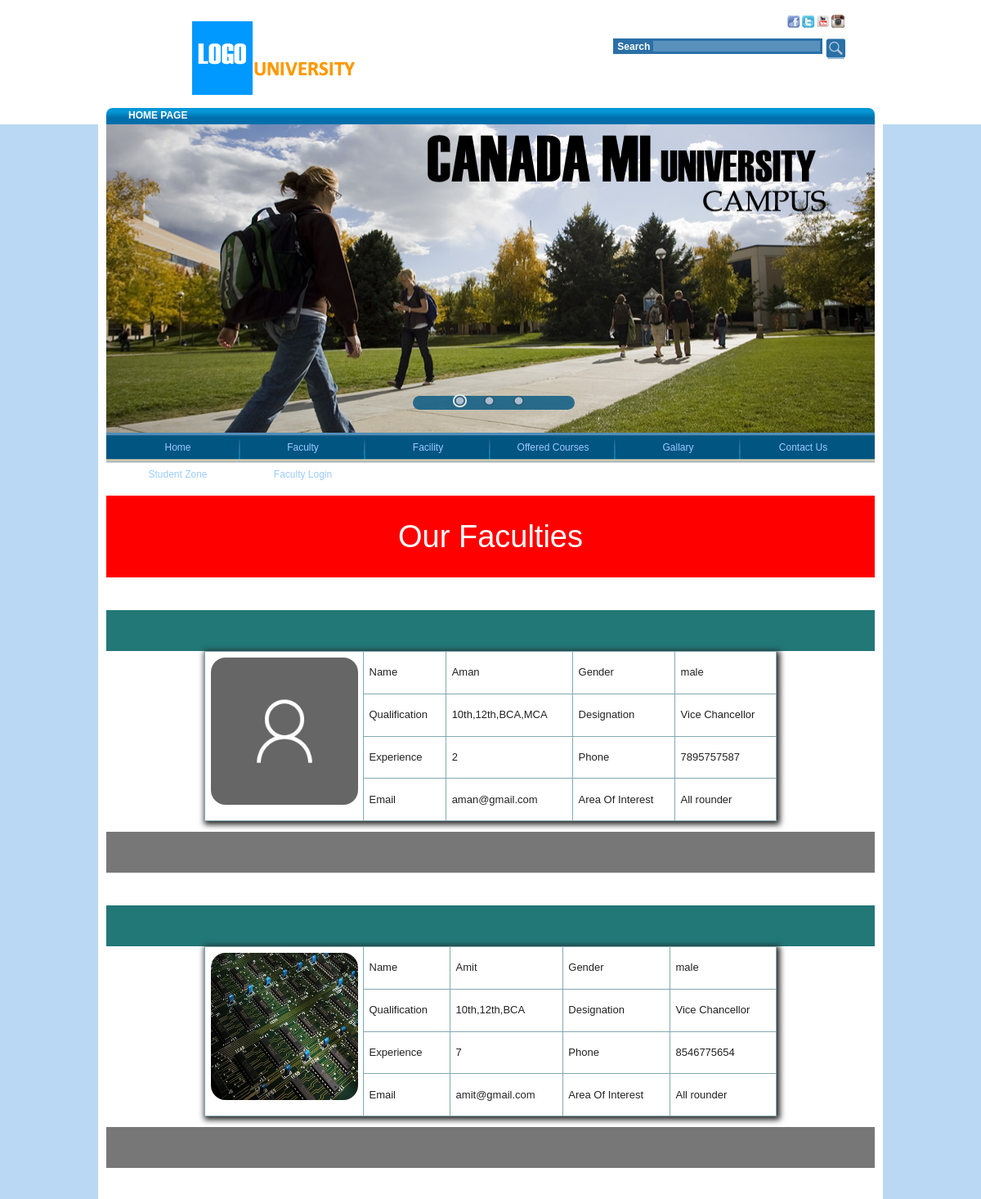
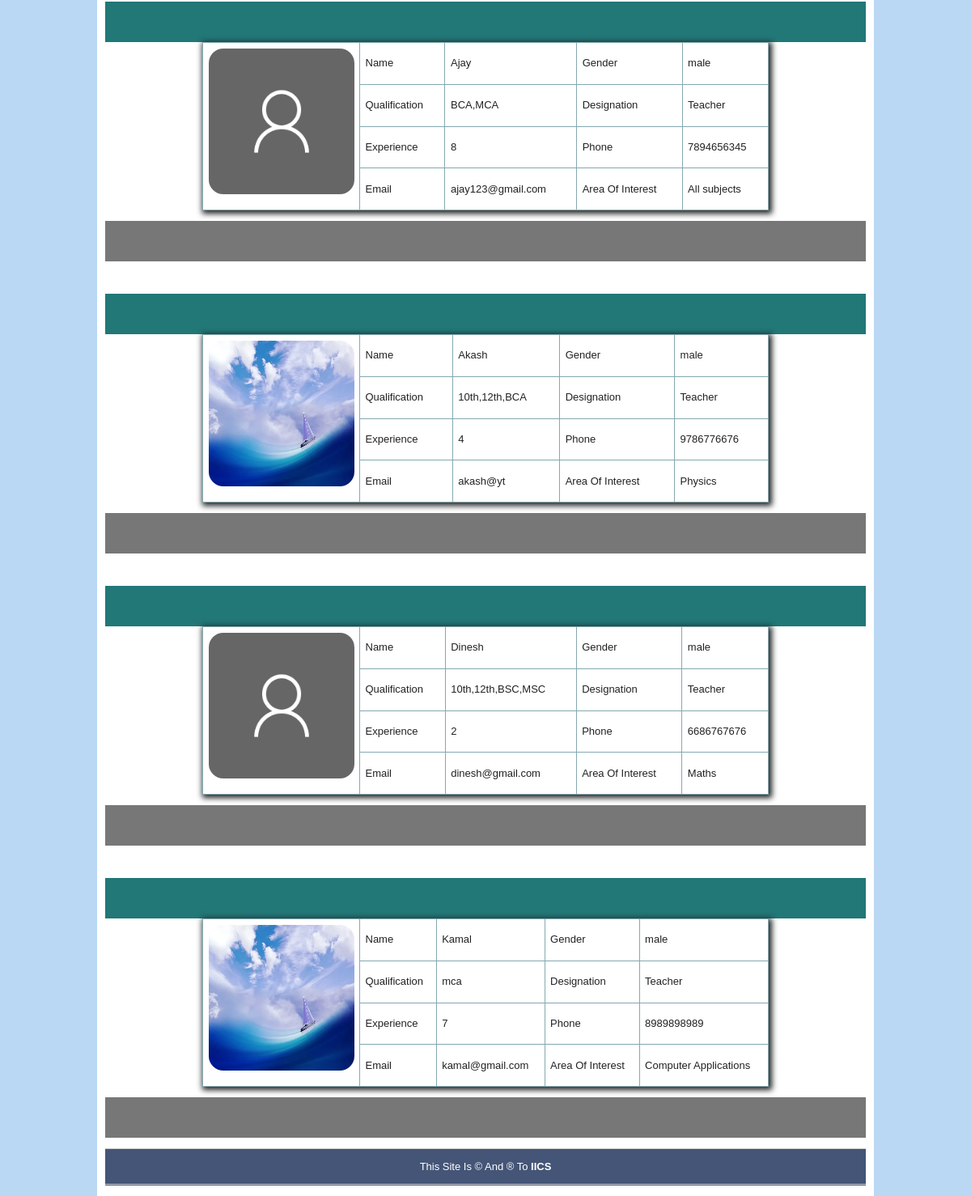
The page /faculty.php on the database its author committed (2 pictures, top to bottom).
### tables this page shows
CREATE TABLE `user` (
  `user_id` int(11) NOT NULL,
  `user_name` varchar(50) NOT NULL,
  `user_deg` varchar(50) NOT NULL,
  `user_phone` varchar(50) NOT NULL,
  `user_email` varchar(50) NOT NULL,
  `user_gen` varchar(57) NOT NULL,
  `user_qual` varchar(45) NOT NULL,
  `user_exp` varchar(78) NOT NULL,
  `user_interest` varchar(89) NOT NULL,
  `user_auth_name` varchar(45) NOT NULL,
  `user_dob` varchar(25) DEFAULT NULL,
  `user_pass` varchar(50) DEFAULT NULL,
  `user_image` varchar(50) DEFAULT NULL,
  `user_status` int(11) NOT NULL DEFAULT 0
);

### faculty.php (the view)
<?php include("includes/header3.php");?>
<div style="background:#FF0000;height:100px;margin-top:40px;line-height:100px;font-size:38px;color:White;">Our Faculties</div>
<?php
  $sql="SELECT *FROM user WHERE user_status=1";
  $rs=mysqli_query($con,$sql);
  while($data=mysqli_fetch_assoc($rs)){
?>
<div style="background:#227777;height:50px;margin-top:40px;"></div>
<div style="margin:0px 120px 0px 120px;box-shadow:2px 2px 7px 2px;">
<table border="1" height="200" width="200">
 <tr>
   <td rowspan="4" height="170" width="170" align="center"><img src="uploads/<?=$data['user_image']?>" style="border-radius:10%;height:180px;width:180px;" ></td>
   <td>Name</td>
   <td><?=$data['user_name']?></td>
   <td>Gender</td>
   <td><?=$data['user_gen']?></td>
 </tr>
 <tr>
   <td>Qualification</td>
   <td><?=$data['user_qual']?></td>
   <td>Designation</td>
   <td><?=$data['user_deg']?></td>
 </tr>
 <tr>
   <td>Experience</td>
   <td><?=$data['user_exp']?></td>
   <td>Phone</td>
   <td><?=$data['user_phone']?></td>
 </tr>
 <tr>
   <td>Email</td>
   <td><?=$data['user_email']?></td>
   <td>Area Of Interest</td>
   <td><?=$data['user_interest']?></td>
 </tr>
</table>
</div>
<div style="background:#777777;height:50px;"></div>
<?php } ?>
<?php include("includes/footer.php");?>

### includes/header3.php (shortened to what this page needs)
 <html>
  <head> <title>University Management</title>
	  <link rel="stylesheet" href="css/mystyle.css"/>
					<link href="plugins/facebox/facebox.css" media="screen" rel="stylesheet" type="text/css"/>
     <link type="text/css" rel="stylesheet" href="css/style1.css" media="all" />
<link type="text/css" rel="stylesheet" href="css/style2.css" media="all" />
<link type="text/css" rel="stylesheet" href="css/style3.css" media="screen" />
<link type="text/css" rel="stylesheet" href="css/style4.css" media="only screen and (max-width: 540px)" />
	      <link type="text/css" href="plugins/calendar/css/smoothness/jquery-ui-1.7.1.custom.css" rel="stylesheet" />
  </head>
	  <center>
<body class="html front not-logged-in no-sidebars page-frontpage tao" >
    <div id="header">
<div id="header-wrapper">
<div class="view view-main-header view-id-main_header view-display-id-main_header_panel_pane view-dom-id-3af75297e8d9c0cb75674b84fce2d69e">
      <div class="view-content">
        <div class="views-row views-row-1 views-row-odd views-row-first views-row-last">
<div class="gwlogo clearfix">
  <div class="field field-name-field-logo field-type-image field-label-hidden"><div class="field-items"><div class="field-item even"><img typeof="foaf:Image" src="images/LOGO.png" width="199" height="90" alt="Canada MI University" title="Canada MI University" /></div></div></div>
 </div>
<div class="right clearfix">
<div class="social-links clearfix">
        <ul>
                          <li>
                  <a href="https://www.facebook.com/" >
                    <img src="images/Facebook.png" />
                  </a>
                </li>
                          <li>
                  <a href="http://twitter.com/" >
                    <img src="images/Twitter.png" />
                  </a>
                </li>
                          <li>
                  <a href="http://www.youtube.com/" >
                    <img src="images/YouTube.png"  />
                  </a>
                </li>
                          <li>
                  <a href="javascript:void(0)" >
                    <img src="images/icons_Instagram.png"  />
                  </a>
                </li>
                  </ul>
</div>
<div class="clearfix">
<form method="get" action="javascript:void(0)" id="search">
    <div id="search-holder">
            <span class="search-title">Search</span>
      <input type="text" name="q" id="searchInput">
      <button type="submit">Search</button>
    </div>
  </form>
</div>
<div class="links clearfix">
                    <a href="javascript:void(0)" target="_blank"></a>          <a href="javascript:void(0)" ></a>          <a href="javascript:void(0)" ></a>          <a href="javascript:void(0)"></a>           </div>
  </div>
<div class="bottom clearfix">
<div class="target-audience">
<a href="./" >HOME PAGE</a>
</div>
</div>
  </div>
    </div>
</div></div>
</div>
<div id='page'><div class='limiter clearfix'>
  <div id='main-content' class='clearfix'>
                <div id='content' class='clearfix'>  <div class="region region-content">
    <div class="panel-display panel-front-page clearfix" >
	  		<div class="hero-wrapper">
    		<div class="panel-panel panel-hero">
      			<div class="inside"><div class="panel-pane pane-views-panes pane-gw-main-site-hero-rotator-panel-pane-1" >
  <div class="pane-content">
    <div class="view view-gw-main-site-hero-rotator view-id-gw_main_site_hero_rotator view-display-id-panel_pane_1 view-dom-id-d58c7f6586e6d226256e157a6320e2c0">
      <div class="view-content">
        <div class="views-row views-row-1 views-row-odd views-row-first views-row-last">
  <div class="rotating-large-hero">
      <ul class="responsive-slider">
  				      			<li class="image">
          		              <a href="http://makinghistory.gwu.edu/?utm_source=gwu.edu&amp;utm_medium=homepage+hero&amp;utm_campaign=fortuneglobalforum">
<div class="image">
	<img typeof="foaf:Image" src="images/slide1.jpg" width="940" height="378"  /></div>
</a>
  				                  </li>
  		</ul>
			<div class="navigation-wrapper"><div class="navi"></div></div>
 			</div>
			  </div>
    </div>
</div>  </div>
  </div>
</div>
    		</div>
		</div>
      <div class="panel-panel panel-col-top">
      <div class="inside"><div class="panel-pane pane-gwu-primary-navigation" >
  <div class="pane-content">
    <div id="menu-wrapper"><div id="menu-top"><div class="menu-block-wrapper menu-block-2 menu-name-menu-division-menu parent-mlid-0 menu-level-1">
 <ul class="menu">
<li class="leaf has-children menu-mlid-785"><span title="HomePage"><a href="index.php" rel="">Home</a></span></li>
<li class="leaf has-children menu-mlid-786"><span title="Faculty"><a href="faculty.php" rel="">Faculty</a></span></li>
<li class="leaf has-children menu-mlid-787"><span title="Facility"><a href="facility.php" >Facility</a></span></li>
<li class="leaf has-children menu-mlid-1594"><span title="Offered Courses"><a href="offered_courses.php" rel="">Offered Courses</a></span></li>
<li class="leaf has-children menu-mlid-1594"><span title="Gallary"><a href="gallary.php">Gallary</a></span></li>
<li class="last leaf has-children menu-mlid-1598"><span title="Contact Us"><a href="contact_us.php" rel="">Contact Us</a></span></li>
<li class="last leaf has-children menu-mlid-1598"><span title="Student Zone"><a href="student_login.php" rel="">Student Zone</a></span></li>
<li class="last leaf has-children menu-mlid-1598"><span title="Faculty Login"><a href="admin_login.php" rel="">Faculty Login</a></span></li>
</ul></div>
<div style="background:white" >

### includes/footer.php
</div></div></div></div></div></div>
<div style="background-color:#445577;color:white;">
    <hr />
	<div> This Site Is &copy; And &reg; To <b>IICS</b> </div>
  <hr />
</div>
    </center>
  </body>
</html>

### css/mystyle.css (style rules this page uses)
table { border-collapse:collapse; }

### css/style1.css (style rules this page uses)
.clearfix:after { content:".";display:block;height:0;clear:both;visibility:hidden; }
.panel-front-page .panel-col-top { width:100%;clear:both; }

### css/style2.css (style rules this page uses)
html,body,div,span,applet,object,iframe,h1,h2,h3,h4,h5,h6,p,blockquote,pre,a,abbr,acronym,address,big,cite,code,del,dfn,em,font,img,ins,kbd,q,s,samp,small,strike,strong,sub,sup,tt,var,b,u,i,center,dl,dt,dd,ol,ul,li,fieldset,form,input,select,textarea,label,legend { margin:0px;padding:0px;border:0px;outline:0px;font-size:100%;vertical-align:baseline;background:transparent;line-height:inherit; }
ol,ul,ul,ul li { list-style:none; }
table,caption,tbody,tfoot,thead,tr,th,td { margin:0px;padding:0px;outline:0px;font-size:100%;vertical-align:baseline;background:transparent;line-height:inherit; }
table { border-collapse:collapse;border-spacing:0px; }
input,select,textarea,body { font:13px/20px "Helvetica Neue",Helvetica,Arial,sans-serif; }
.limiter { margin:0px auto; }
table { width:100%;margin:0px 0px 20px; }
table th,table td { vertical-align:middle; }

### css/style4.css (style rules this page uses)
#menu-wrapper { display:none;position:absolute;top:190px;width:100%;z-index:10000;height:auto;left:0;background:#EDE2CD;-moz-box-shadow:0px 4px 10px #999 inset;-webkit-box-shadow:0px 4px 10px #999 inset;box-shadow:inner 0px 4px 10px #999 inset; }
#menu-top { height:0;border:0 none; }
#menu-top li { display:none; }
#page #main-content { padding:0; }
#header,#page { min-width:0; }
#header,#header .bottom,#footer { width:100%; }
#header-wrapper { height:50px;margin:0 auto;position:relative;width:100%; }
#header { height:145px;margin-top:10px; }
#header .right { width:100%;height:100%; }
#header .social-links { margin:0 9px 7px; }
#header .bottom { border-radius:0;min-height:20px;height:100%; }
#header .target-audience a { margin-right:1px; }
#header .target-audience { margin-left:8px; }
#header .links { display:none; }
#header .gwlogo { width:100px;margin:10px; }
#header #search { top:0;float:left;left:0;right:0;bottom:0;margin:0;padding:0;width:100%;display:block;position:static; }
#header #search-holder { margin-right:0;padding-left:10px; }
#header #search input { background:#FFF;border:1px solid #CCC; }
#header #search button { position:relative;margin-left:0; }
#page div.limiter,#page #main-content { width:100%; }
#page { padding:40px 10px 0; }
body { max-width:540px; }
.rotating-large-hero { position:relative; }
.navigation-wrapper { margin-left:0;border-radius:0;padding:0 0px 8px;width:100%;height:20px;max-width:540px;position:absolute;bottom:0px;margin-right:10px;z-index:1001; }

### rows shown on the page
user: user_image (placeholder picture), user_name "Aman", user_gen "male", user_qual "10th,12th,BCA,MCA", user_deg "Vice Chancellor", user_exp "2", user_phone "7895757587", user_email "aman@gmail.com", user_interest "All rounder"
user: user_image (picture), user_name "Amit", user_gen "male", user_qual "10th,12th,BCA", user_deg "Vice Chancellor", user_exp "7", user_phone "8546775654", user_email "amit@gmail.com", user_interest "All rounder"
user: user_image (placeholder picture), user_name "Ajay", user_gen "male", user_qual "BCA,MCA", user_deg "Teacher", user_exp "8", user_phone "7894656345", user_email "ajay123@gmail.com", user_interest "All subjects"
user: user_image (picture), user_name "Akash", user_gen "male", user_qual "10th,12th,BCA", user_deg "Teacher", user_exp "4", user_phone "9786776676", user_email "akash@yt", user_interest "Physics"
user: user_image (placeholder picture), user_name "Dinesh", user_gen "male", user_qual "10th,12th,BSC,MSC", user_deg "Teacher", user_exp "2", user_phone "6686767676", user_email "dinesh@gmail.com", user_interest "Maths"
user: user_image (picture), user_name "Kamal", user_gen "male", user_qual "mca", user_deg "Teacher", user_exp "7", user_phone "8989898989", user_email "kamal@gmail.com", user_interest "Computer Applications"
